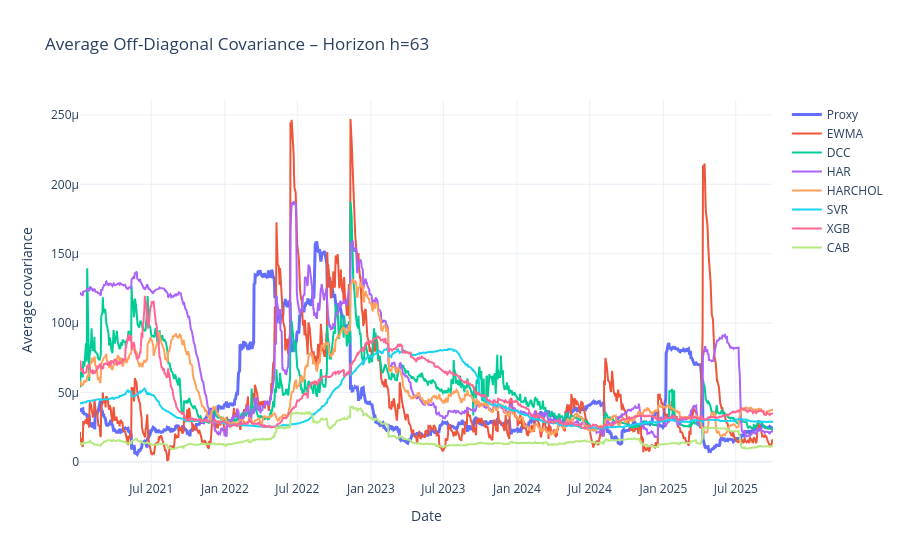
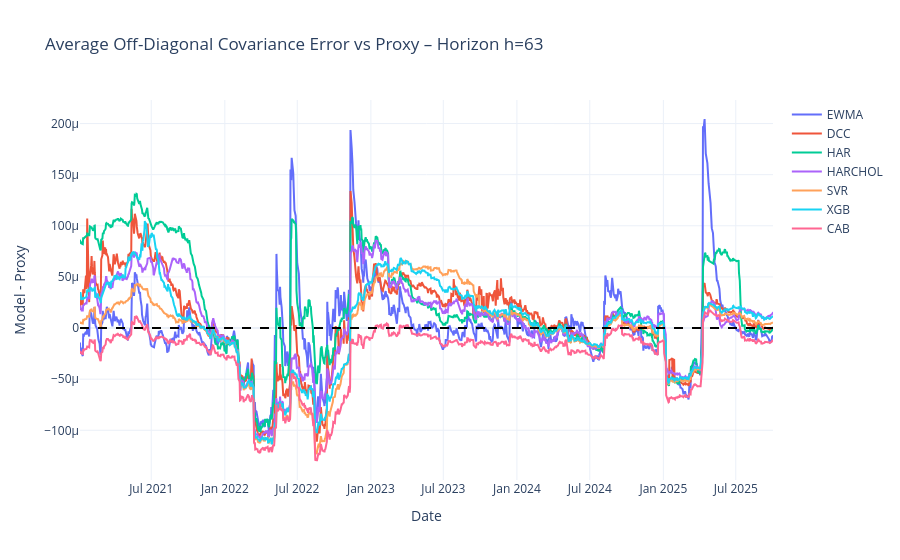

The cell these charts' notebook holds for them, in order:
### Code cell
# ============================================================
# Additional visual diagnostics for covariance structure
# Uses existing variables in this notebook:
#   proxy, models, n_assets, row_to_matrix, H
# ============================================================

import numpy as np
import plotly.graph_objects as go

# ------------------------------------------------------------
# 1) Helper: average off-diagonal covariance
# ------------------------------------------------------------
def avg_offdiag_covariance(df, n_assets):
    def _avg_offdiag(row):
        Sigma = row_to_matrix(row, n_assets)
        mask = ~np.eye(n_assets, dtype=bool)
        return Sigma[mask].mean()
    return df.apply(_avg_offdiag, axis=1)

# ------------------------------------------------------------
# 2) Level plot: average off-diagonal covariance
# ------------------------------------------------------------
proxy_avg_cov = avg_offdiag_covariance(proxy, n_assets)

fig = go.Figure()

fig.add_trace(
    go.Scatter(
        x=proxy_avg_cov.index,
        y=proxy_avg_cov.values,
        mode="lines",
        name="Proxy",
        line=dict(width=3)
    )
)

for model_name, df in models.items():
    model_avg_cov = avg_offdiag_covariance(df, n_assets).reindex(proxy_avg_cov.index)

    fig.add_trace(
        go.Scatter(
            x=model_avg_cov.index,
            y=model_avg_cov.values,
            mode="lines",
            name=model_name
        )
    )

fig.update_layout(
    title=f"Average Off-Diagonal Covariance – Horizon h={H}",
    xaxis_title="Date",
    yaxis_title="Average covariance",
    hovermode="x unified",
    template="plotly_white"
)

fig.show()

# ------------------------------------------------------------
# 3) Error plot: model minus proxy
# Positive = overestimation
# Negative = underestimation
# ------------------------------------------------------------
fig = go.Figure()

for model_name, df in models.items():
    model_avg_cov = avg_offdiag_covariance(df, n_assets).reindex(proxy_avg_cov.index)
    error = model_avg_cov - proxy_avg_cov

    fig.add_trace(
        go.Scatter(
            x=error.index,
            y=error.values,
            mode="lines",
            name=model_name
        )
    )

fig.add_hline(y=0, line_dash="dash", line_color="black")

fig.update_layout(
    title=f"Average Off-Diagonal Covariance Error vs Proxy – Horizon h={H}",
    xaxis_title="Date",
    yaxis_title="Model - Proxy",
    hovermode="x unified",
    template="plotly_white"
)

fig.show()

### Figure 1 — Plotly figure (JSON) as saved in the notebook; plotly's stock layout.template omitted (floating-point values rounded to 4 significant figures; data arrays with more than 128 entries replaced by an {"elided": "..."} marker saying what was removed)
{"data": [{"line": {"width": 3}, "mode": "lines", "name": "Proxy", "type": "scatter", "x": {"elided": "1193 str values"}, "y": {"elided": "1193 float values"}}, {"mode": "lines", "name": "EWMA", "type": "scatter", "x": {"elided": "1193 str values"}, "y": {"elided": "1193 float values"}}, {"mode": "lines", "name": "DCC", "type": "scatter", "x": {"elided": "1193 str values"}, "y": {"elided": "1193 float values"}}, {"mode": "lines", "name": "HAR", "type": "scatter", "x": {"elided": "1193 str values"}, "y": {"elided": "1193 float values"}}, {"mode": "lines", "name": "HARCHOL", "type": "scatter", "x": {"elided": "1193 str values"}, "y": {"elided": "1193 float values"}}, {"mode": "lines", "name": "SVR", "type": "scatter", "x": {"elided": "1193 str values"}, "y": {"elided": "1193 float values"}}, {"mode": "lines", "name": "XGB", "type": "scatter", "x": {"elided": "1193 str values"}, "y": {"elided": "1193 float values"}}, {"mode": "lines", "name": "CAB", "type": "scatter", "x": {"elided": "1193 str values"}, "y": {"elided": "1193 float values"}}], "layout": {"hovermode": "x unified", "title": {"text": "Average Off-Diagonal Covariance – Horizon h=63"}, "xaxis": {"title": {"text": "Date"}}, "yaxis": {"title": {"text": "Average covariance"}}}}

### Figure 2 — Plotly figure (JSON) as saved in the notebook; plotly's stock layout.template omitted (floating-point values rounded to 4 significant figures; data arrays with more than 128 entries replaced by an {"elided": "..."} marker saying what was removed)
{"data": [{"mode": "lines", "name": "EWMA", "type": "scatter", "x": {"elided": "1193 str values"}, "y": {"elided": "1193 float values"}}, {"mode": "lines", "name": "DCC", "type": "scatter", "x": {"elided": "1193 str values"}, "y": {"elided": "1193 float values"}}, {"mode": "lines", "name": "HAR", "type": "scatter", "x": {"elided": "1193 str values"}, "y": {"elided": "1193 float values"}}, {"mode": "lines", "name": "HARCHOL", "type": "scatter", "x": {"elided": "1193 str values"}, "y": {"elided": "1193 float values"}}, {"mode": "lines", "name": "SVR", "type": "scatter", "x": {"elided": "1193 str values"}, "y": {"elided": "1193 float values"}}, {"mode": "lines", "name": "XGB", "type": "scatter", "x": {"elided": "1193 str values"}, "y": {"elided": "1193 float values"}}, {"mode": "lines", "name": "CAB", "type": "scatter", "x": {"elided": "1193 str values"}, "y": {"elided": "1193 float values"}}], "layout": {"hovermode": "x unified", "shapes": [{"line": {"color": "black", "dash": "dash"}, "type": "line", "x0": 0, "x1": 1, "xref": "x domain", "y0": 0, "y1": 0, "yref": "y"}], "title": {"text": "Average Off-Diagonal Covariance Error vs Proxy – Horizon h=63"}, "xaxis": {"title": {"text": "Date"}}, "yaxis": {"title": {"text": "Model - Proxy"}}}}
